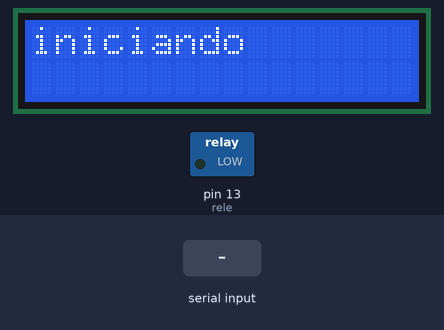
A sketch run on a simulated Arduino Uno, built with avr-gcc and run on an emulated ATmega328P. On the bench: 16×2 character LCD, switched loads named in the sketch (green lamp = pin HIGH). The test bench sets the inputs (shaded band). What the sketch prints to the serial monitor is not drawn.

Above: at 4.2 s.
4.3 s: "Abrir\n" received over Serial
At 5.6 s:
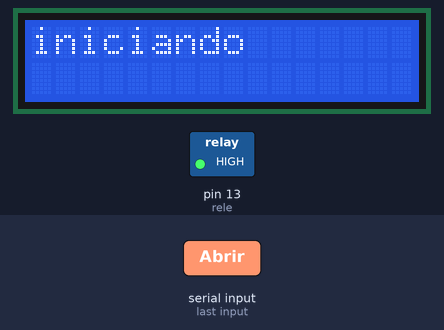
At 14.8 s:
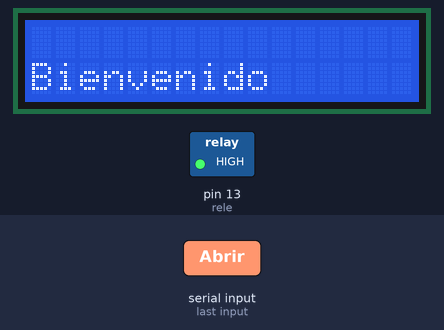
Timing chart, 0 to 15.8 s (numbered marks = the images above; inputs shaded):
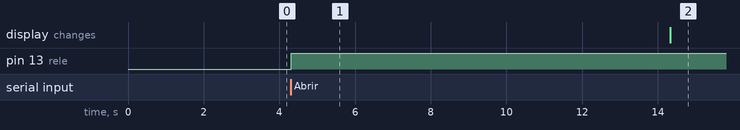

Measured:
- after the input at 4.3 s, pin 13 (rele): LOW → HIGH at once

The sketch:

molinete.ino
```cpp
#include <Wire.h>
#include <LiquidCrystal_I2C.h>
#include <SoftwareSerial.h>
SoftwareSerial RFID(2, 3);


int rele = 13;
LiquidCrystal_I2C lcd(0x3F, 16, 2);

void setup()
{
  RFID.begin(9600);
  Serial.begin(9600);
  pinMode(rele, OUTPUT);
  digitalWrite(rele, LOW);
  lcd.begin();
  lcd.backlight();
  lcd.print("iniciando");
  Serial.println("Bienvenido");
  delay(3000);
}

void loop()
{
  leerRFID();
  leerPC();

}


void leerRFID() {
  int i = 0;
  String data="";
  if (RFID.available() > 0)
  {
    i = RFID.read();
    data="pin:"+String(i);
    Serial.println(data);
  }

}

void leerPC() {
  String orden = "";
  String mensaje = "";
  String str = "";

  if (Serial.available() > 0)
  {
    str = Serial.readStringUntil('\n');
    orden = getValue(str, ',', 0);
    mensaje = getValue(str, ',', 1);
    accion(orden, mensaje);


  }

}

void accion(String orden, String mensaje) {

  if (orden == "Abrir") {

    Serial.println("molinete abierto");
    Serial.println(mensaje);
    digitalWrite(rele, HIGH);
    lcd.setCursor(0, 1);
    lcd.print(mensaje);
    delay(10000);
    lcd.clear();
    lcd.setCursor(0, 1);
    lcd.print("Bienvenido");
    Serial.println("Bienvenido");
  }
  else {
    Serial.println("no accion");
    Serial.println(mensaje);
    digitalWrite(rele, LOW);
  }


}


String getValue(String data, char separator, int index)
{
  int found = 0;
  int strIndex[] = {0, -1};
  int maxIndex = data.length() - 1;

  for (int i = 0; i <= maxIndex && found <= index; i++) {
    if (data.charAt(i) == separator || i == maxIndex) {
      found++;
      strIndex[0] = strIndex[1] + 1;
      strIndex[1] = (i == maxIndex) ? i + 1 : i;
    }
  }

  return found > index ? data.substring(strIndex[0], strIndex[1]) : "";
}
```
